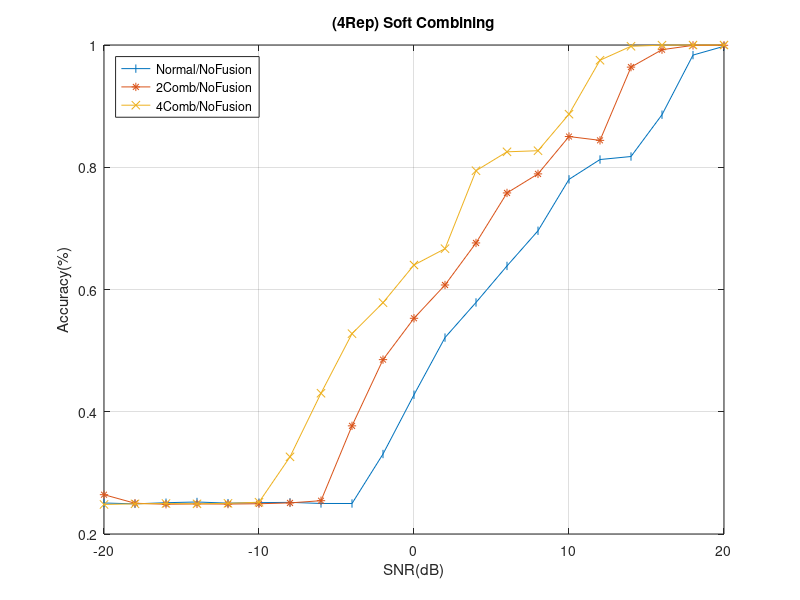
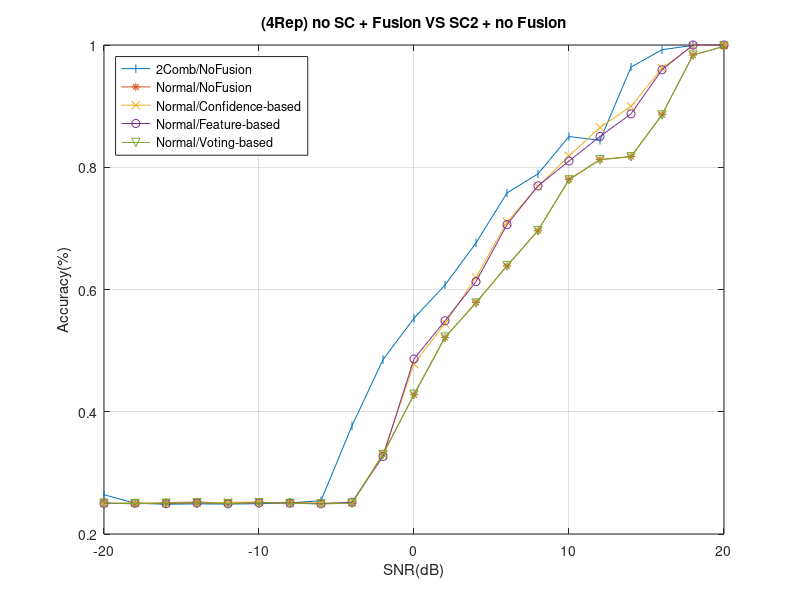
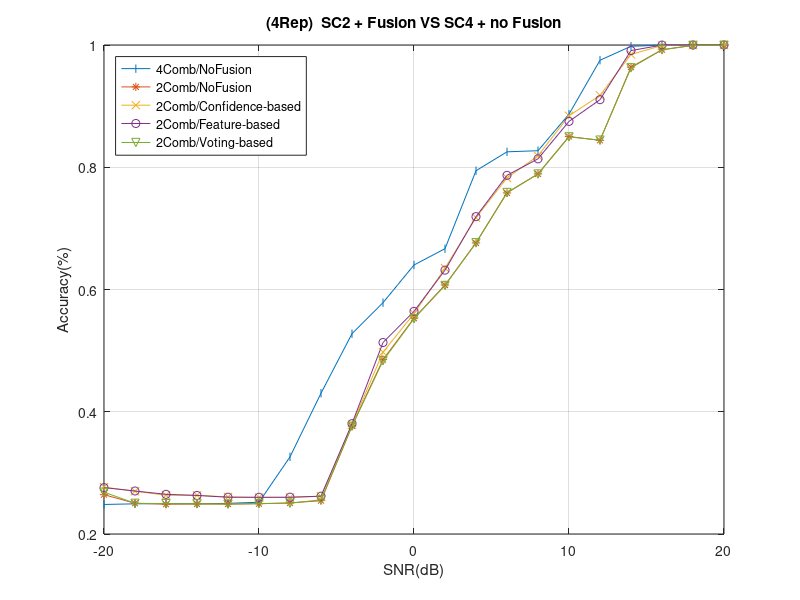
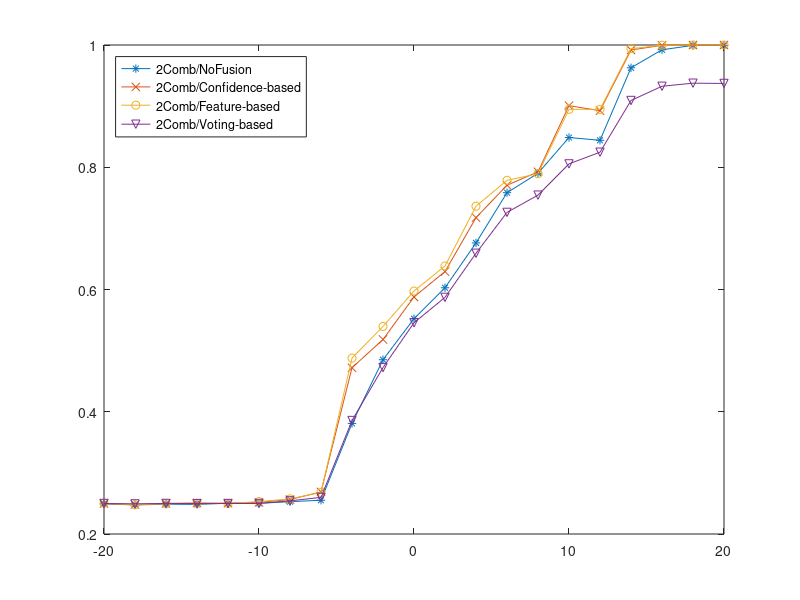

MATLAB code for these plots, in order:
clc; close all; clear;

snr = -20:2:20;
%% Rep4
acc_origin_no_rep4 = [0.250725000000000	0.249308333333333	0.251216666666667	0.252375000000000	0.250500000000000	0.251291666666667	0.251775000000000	0.249966666666667	0.249891666666667	0.330858333333333	0.427800000000000	0.521325000000000	0.578800000000000	0.638575000000000	0.696100000000000	0.780200000000000	0.812633333333333	0.817566666666667	0.885966666666667	0.983508333333333	0.997900000000000];
acc_origin_soft_rep4 = [0.249658333333333	0.251258333333333	0.250225000000000	0.250958333333333	0.251966666666667	0.252275000000000	0.250150000000000	0.250666666666667	0.251025000000000	0.330791666666667	0.478216666666667	0.544650000000000	0.619491666666667	0.710325000000000	0.768575000000000	0.818525000000000	0.865100000000000	0.899691666666667	0.962125000000000	0.998916666666667	1];
acc_origin_fc_rep4 = [0.250016666666667	0.250166666666667	0.249750000000000	0.250850000000000	0.249566666666667	0.250941666666667	0.250475000000000	0.249533333333333	0.251916666666667	0.326908333333333	0.486391666666667	0.548850000000000	0.612950000000000	0.706116666666667	0.769491666666667	0.810141666666667	0.850325000000000	0.887350000000000	0.959475000000000	0.999916666666667	1];
acc_origin_voting_rep4 = [0.250579166666667	0.249754166666667	0.250379166666667	0.251131250000000	0.249870833333333	0.251187500000000	0.250216666666667	0.249091666666667	0.250347916666667	0.330041666666667	0.428645833333333	0.522116666666667	0.577756250000000	0.639091666666667	0.696433333333333	0.779352083333333	0.812227083333333	0.817195833333333	0.885656250000000	0.983616666666667	0.997739583333333];

acc_add2_no_rep4 = [0.264325000000000	0.250316666666667	0.248691666666667	0.249258333333333	0.248966666666667	0.249491666666667	0.250875000000000	0.254500000000000	0.376950000000000	0.485275000000000	0.552933333333333	0.607375000000000	0.676166666666667	0.757983333333333	0.789158333333333	0.850250000000000	0.844008333333333	0.963808333333333	0.992333333333333	0.999391666666667	0.999575000000000];
acc_add2_soft_rep4 = [0.276750000000000	0.269975000000000	0.263475000000000	0.263400000000000	0.260625000000000	0.259700000000000	0.259750000000000	0.261725000000000	0.378658333333333	0.497466666666667	0.560583333333333	0.635025000000000	0.717583333333333	0.782533333333333	0.818666666666667	0.884183333333333	0.917591666666667	0.984583333333333	0.999008333333333	0.999975000000000	1];
acc_add2_fc_rep4 = [0.275883333333333	0.270358333333333	0.264900000000000	0.263066666666667	0.260175000000000	0.260108333333333	0.260200000000000	0.261858333333333	0.380508333333333	0.513266666666667	0.564250000000000	0.631658333333333	0.719166666666667	0.786766666666667	0.813791666666667	0.875025000000000	0.910558333333333	0.990883333333333	0.999883333333333	1	1];
acc_add2_voting_rep4 = [0.268487500000000	0.250208333333333	0.249687500000000	0.249362500000000	0.248908333333333	0.249862500000000	0.250408333333333	0.255904166666667	0.376204166666667	0.483491666666667	0.552312500000000	0.606558333333333	0.676495833333333	0.758704166666667	0.788875000000000	0.849666666666667	0.844375000000000	0.962662500000000	0.992108333333333	0.999383333333333	0.999570833333333];
acc_add4_no_rep4 = [0.248333333333333	0.249350000000000	0.249866666666667	0.249333333333333	0.250150000000000	0.252000000000000	0.326241666666667	0.430308333333333	0.527725000000000	0.578425000000000	0.640075000000000	0.666775000000000	0.794316666666667	0.825258333333333	0.827058333333333	0.886825000000000	0.975083333333333	0.997933333333333	0.999741666666667	0.999950000000000	0.999966666666667];

% Rep4 Result Graph
figure;
plot(snr, acc_origin_no_rep4, '-|'); hold on; grid on;
plot(snr, acc_add2_no_rep4, '-*'); hold on;
plot(snr, acc_add4_no_rep4, '-x'); hold on;
legend("Normal/NoFusion", "2Comb/NoFusion", "4Comb/NoFusion", 'Location', 'northwest')
xlabel("SNR(dB)")
ylabel("Accuracy(%)")
title("(4Rep) Soft Combining")

figure;
plot(snr, acc_add2_no_rep4, '-|'); hold on; grid on;
plot(snr, acc_origin_no_rep4, '-*'); hold on; grid on;
plot(snr, acc_origin_soft_rep4, '-x'); hold on;
plot(snr, acc_origin_fc_rep4, '-o'); hold on;
plot(snr, acc_origin_voting_rep4, '-v'); hold on;
legend("2Comb/NoFusion", "Normal/NoFusion", "Normal/Confidence-based", "Normal/Feature-based", "Normal/Voting-based", 'Location', 'northwest')
xlabel("SNR(dB)")
ylabel("Accuracy(%)")
title("(4Rep) no SC + Fusion VS SC2 + no Fusion")

figure;
plot(snr, acc_add4_no_rep4, '-|'); hold on; grid on;
plot(snr, acc_add2_no_rep4, '-*'); hold on;
plot(snr, acc_add2_soft_rep4, '-x'); hold on;
plot(snr, acc_add2_fc_rep4, '-o'); hold on;
plot(snr, acc_add2_voting_rep4, '-v'); hold on;
legend("4Comb/NoFusion", "2Comb/NoFusion", "2Comb/Confidence-based", "2Comb/Feature-based", "2Comb/Voting-based", 'Location', 'northwest'); 
xlabel("SNR(dB)")
ylabel("Accuracy(%)")
title("(4Rep)  SC2 + Fusion VS SC4 + no Fusion")

% % % Rep4 Total
% % figure;
% % plot(snr, acc_origin_no_rep4, '-x'); hold on; grid on;
% % plot(snr, acc_origin_soft_rep4, '-x'); hold on;
% % plot(snr, acc_origin_fc_rep4, '-x'); hold on;
% % plot(snr, acc_origin_voting_rep4, '-x'); hold on;
% % plot(snr, acc_add2_no_rep4, '-x'); hold on;
% % plot(snr, acc_add2_soft_rep4, '-x'); hold on;
% % plot(snr, acc_add2_fc_rep4, '-x'); hold on;
% % plot(snr, acc_add2_voting_rep4, '-x'); hold on;
% % plot(snr, acc_add4_no_rep4, '-x'); hold on;
% % legend("Origin|No|Rep4", "Origin|Soft|Rep4", "Origin|FC|Rep4", "Origin|Voting|Rep4", "Add2|No|Rep4", "Add2|Soft|Rep4", "Add2|FC|Rep4", "Add2|Voting|Rep4","Add4|No|Rep4", 'Location', 'northwest')
% % xlabel("SNR(dB)")
% % ylabel("Accuracy(%)")
% % % title("(4Rep) Total Result")
%% Rep 8
% acc_origin_no_rep8 = [0.251750000000000	0.247500000000000	0.247250000000000	0.255083333333333	0.251333333333333	0.249916666666667	0.251166666666667	0.248333333333333	0.250500000000000	0.329750000000000	0.429583333333333	0.519416666666667	0.571750000000000	0.634916666666667	0.693750000000000	0.784250000000000	0.809416666666667	0.818416666666667	0.882500000000000	0.983250000000000	0.998000000000000];
% acc_origin_soft_rep8 = [0.248750000000000	0.251750000000000	0.247833333333333	0.256250000000000	0.249583333333333	0.252500000000000	0.248250000000000	0.249833333333333	0.251416666666667	0.365583333333333	0.506583333333333	0.566416666666667	0.652250000000000	0.743583333333333	0.788666666666667	0.844333333333333	0.897416666666667	0.933166666666667	0.983916666666667	1	1];
% acc_origin_fc_rep8 = [0.249250000000000	0.248833333333333	0.247166666666667	0.255416666666667	0.250833333333333	0.250583333333333	0.248583333333333	0.249000000000000	0.249916666666667	0.353583333333333	0.507833333333333	0.567333333333333	0.647166666666667	0.747500000000000	0.810833333333333	0.874500000000000	0.922000000000000	0.953666666666667	0.990583333333333	1	1];
% acc_origin_voting_rep8 = [0.250697916666667	0.250625000000000	0.248291666666667	0.251854166666667	0.250322916666667	0.248656250000000	0.250177083333333	0.249729166666667	0.251531250000000	0.331927083333333	0.426875000000000	0.519468750000000	0.574562500000000	0.634437500000000	0.686666666666667	0.764531250000000	0.792500000000000	0.797322916666667	0.861291666666667	0.952750000000000	0.966687500000000];

acc_add2_no_rep8 = [0.249266666666667	0.247558333333333	0.248758333333333	0.248483333333333	0.250325000000000	0.250208333333333	0.252883333333333	0.255250000000000	0.380891666666667	0.485075000000000	0.552175000000000	0.602858333333333	0.676216666666667	0.758375000000000	0.790208333333333	0.848675000000000	0.844100000000000	0.962708333333333	0.992208333333333	0.999375000000000	0.999550000000000];
acc_add2_soft_rep8 = [0.249825000000000	0.248333333333333	0.250066666666667	0.250666666666667	0.250416666666667	0.251741666666667	0.256408333333333	0.268891666666667	0.471966666666667	0.518208333333333	0.587858333333333	0.629283333333333	0.717525000000000	0.770625000000000	0.792466666666667	0.900766666666667	0.892525000000000	0.991833333333333	0.999441666666667	1	1];
acc_add2_fc_rep8 = [0.250075000000000	0.247725000000000	0.249650000000000	0.250300000000000	0.249758333333333	0.253075000000000	0.257375000000000	0.268033333333333	0.487750000000000	0.539566666666667	0.597433333333333	0.638491666666667	0.736250000000000	0.778608333333333	0.789391666666667	0.894750000000000	0.894758333333333	0.993975000000000	0.999600000000000	1	1];
acc_add2_voting_rep8 = [0.249954166666667	0.249275000000000	0.250016666666667	0.249766666666667	0.249893750000000	0.250000000000000	0.254227083333333	0.259935416666667	0.385662500000000	0.472268750000000	0.545629166666667	0.587122916666667	0.659293750000000	0.726168750000000	0.754397916666667	0.805502083333333	0.824618750000000	0.909225000000000	0.932527083333333	0.937562500000000	0.937122916666667];
% acc_add4_no_rep8 = [0.241500000000000	0.244333333333333	0.248666666666667	0.251333333333333	0.250333333333333	0.261500000000000	0.320250000000000	0.429000000000000	0.517500000000000	0.579583333333333	0.642000000000000	0.669250000000000	0.790916666666667	0.830000000000000	0.825666666666667	0.884000000000000	0.975500000000000	0.998166666666667	0.999750000000000	0.999833333333333	1];
% acc_add4_soft_rep8 = [0.248916666666667	0.246250000000000	0.244833333333333	0.245166666666667	0.245083333333333	0.246583333333333	0.315083333333333	0.455500000000000	0.539916666666667	0.591250000000000	0.648500000000000	0.664166666666667	0.707000000000000	0.739000000000000	0.744166666666667	0.797083333333333	0.828166666666667	0.856500000000000	0.911750000000000	0.967750000000000	0.995083333333333];
% acc_add4_fc_rep8 = [0.246916666666667	0.246916666666667	0.246833333333333	0.246416666666667	0.246166666666667	0.247750000000000	0.316250000000000	0.467583333333333	0.552666666666667	0.592166666666667	0.647583333333333	0.664166666666667	0.718000000000000	0.749750000000000	0.759000000000000	0.824916666666667	0.901666666666667	0.980666666666667	0.999583333333333	1	1];
% acc_add4_voting_rep8 = [0.245625000000000	0.250291666666667	0.248375000000000	0.247583333333333	0.249958333333333	0.256916666666667	0.339458333333333	0.444708333333333	0.535583333333333	0.563250000000000	0.618166666666667	0.618875000000000	0.731125000000000	0.771750000000000	0.750291666666667	0.828166666666667	0.860541666666667	0.878333333333333	0.875625000000000	0.899541666666667	0.930041666666667];

% % Rep8 Result Graph
% figure;
% plot(snr, acc_origin_no_rep8, '-|'); hold on; grid on;
% plot(snr, acc_add2_no_rep8, '-*'); hold on;
% plot(snr, acc_add4_no_rep8, '-x'); hold on;
% legend("Normal/NoFusion", "2Comb/NoFusion", "4Comb/NoFusion", 'Location', 'northwest')
% xlabel("SNR(dB)")
% ylabel("Accuracy(%)")
% % title("(8Rep) Soft Combining")
% 
% figure;
% plot(snr, acc_add2_no_rep8, '-|'); hold on; grid on;
% plot(snr, acc_origin_no_rep8, '-*'); hold on;
% plot(snr, acc_origin_soft_rep8, '-x'); hold on;
% plot(snr, acc_origin_fc_rep8, '-o'); hold on;
% plot(snr, acc_origin_voting_rep8, '-v'); hold on;
% legend("2Comb/NoFusion","Normal/NoFusion", "Normal/Confidence-based", "Normal/Feature-based", "Normal/Voting-based", 'Location', 'northwest')
% xlabel("SNR(dB)")
% ylabel("Accuracy(%)")
% % title("(8Rep) no SC + Fusion VS SC2 + no Fusion")
% 
figure;
% plot(snr, acc_add4_no_rep8, '-|'); hold on; grid on;
plot(snr, acc_add2_no_rep8, '-*'); hold on;
plot(snr, acc_add2_soft_rep8, '-x'); hold on;
plot(snr, acc_add2_fc_rep8, '-o'); hold on;
plot(snr, acc_add2_voting_rep8, '-v'); hold on;
legend("2Comb/NoFusion", "2Comb/Confidence-based", "2Comb/Feature-based", "2Comb/Voting-based", 'Location', 'northwest') % "4Comb/NoFusion", 
% xlabel("SNR(dB)")
% ylabel("Accuracy(%)")
% % title("(8Rep)  SC2 + Fusion VS SC4 + no Fusion")
% 
% % figure;
% % plot(snr, acc_add4_no_rep8, '-x'); hold on; grid on;
% % plot(snr, acc_add4_soft_rep8, '-x'); hold on;
% % plot(snr, acc_add4_fc_rep8, '-x'); hold on;
% % plot(snr, acc_add4_voting_rep8, '-x'); hold on;
% % legend("Add4|No|Rep8", "Add4|Soft|Rep8", "Add4|FC|Rep8", "Add4|Voting|Rep8", 'Location', 'northwest')
% % xlabel("SNR(dB)")
% % ylabel("Accuracy(%)")
% % title("(8Rep)  SC4 + Fusion")
% 
% % % Rep8 Total
% % figure;
% % plot(snr, acc_origin_no_rep8, '-x'); hold on;
% % plot(snr, acc_origin_soft_rep8, '-x'); hold on;
% % plot(snr, acc_origin_fc_rep8, '-x'); hold on;
% % plot(snr, acc_origin_voting_rep8, '-x'); hold on;
% % plot(snr, acc_add2_no_rep8, '-x'); hold on;
% % plot(snr, acc_add2_soft_rep8, '-x'); hold on;
% % plot(snr, acc_add2_fc_rep8, '-x'); hold on;
% % plot(snr, acc_add2_voting_rep8, '-x'); hold on;
% % plot(snr, acc_add4_no_rep4, '-x'); hold on;
% % plot(snr, acc_add4_soft_rep8, '-x'); hold on;
% % plot(snr, acc_add4_fc_rep8, '-x'); hold on;
% % plot(snr, acc_add4_voting_rep8, '-x'); hold on;
% % legend("Origin|No|Rep8", "Origin|Soft|Rep8", "Origin|FC|Rep8", "Origin|Voting|Rep8", "Add2|No|Rep8", "Add2|Soft|Rep8", "Add2|FC|Rep8", "Add2|Voting|Rep8","Add4|No|Rep8", "Add4|Soft|Rep8", "Add4|FC|Rep8", "Add4|Voting|Rep8", 'Location', 'northwest')
% % xlabel("SNR(dB)")
% % ylabel("Accuracy(%)")
% % title("(8Rep) Total Result")
% %% Rep16
% acc_origin_no_rep16 = [0.246666666666667	0.252083333333333	0.248750000000000	0.245416666666667	0.252833333333333	0.246500000000000	0.244833333333333	0.246333333333333	0.246750000000000	0.247666666666667	0.401416666666667	0.504333333333333	0.556416666666667	0.609833333333333	0.696583333333333	0.773250000000000	0.803500000000000	0.800250000000000	0.857250000000000	0.913000000000000	0.993166666666667];
% acc_origin_soft_rep16 = [0.244416666666667	0.244416666666667	0.247083333333333	0.247000000000000	0.243083333333333	0.243916666666667	0.240666666666667	0.241833333333333	0.242583333333333	0.251250000000000	0.475500000000000	0.541166666666667	0.615000000000000	0.714250000000000	0.776583333333333	0.830000000000000	0.878833333333333	0.905666666666667	0.956833333333333	0.991750000000000	1];
% acc_origin_fc_rep16 = [0.248166666666667	0.248166666666667	0.246833333333333	0.242333333333333	0.244250000000000	0.245166666666667	0.244500000000000	0.243250000000000	0.241416666666667	0.252666666666667	0.476750000000000	0.543500000000000	0.612000000000000	0.714083333333333	0.800500000000000	0.864333333333333	0.917166666666667	0.939250000000000	0.975166666666667	0.996750000000000	1];
% acc_origin_voting_rep16 = [0.248286458333333	0.250911458333333	0.248145833333333	0.249166666666667	0.249489583333333	0.250062500000000	0.250484375000000	0.249552083333333	0.251223958333333	0.256114583333333	0.406770833333333	0.500718750000000	0.553119791666667	0.607416666666667	0.688416666666667	0.755739583333333	0.784437500000000	0.781687500000000	0.835838541666667	0.886901041666667	0.962520833333333];
% 
% acc_add2_no_rep16 = [0.246750000000000	0.251833333333333	0.252833333333333	0.254666666666667	0.252500000000000	0.249166666666667	0.247916666666667	0.250500000000000	0.351583333333333	0.460666666666667	0.537583333333333	0.573666666666667	0.649500000000000	0.721083333333333	0.770833333333333	0.795750000000000	0.819166666666667	0.968000000000000	0.986500000000000	0.997833333333333	0.999583333333333];
% acc_add2_soft_rep16 = [0.246416666666667	0.248750000000000	0.247333333333333	0.246666666666667	0.248833333333333	0.249750000000000	0.248833333333333	0.247750000000000	0.376083333333333	0.521166666666667	0.538833333333333	0.620500000000000	0.681500000000000	0.709416666666667	0.734833333333333	0.750333333333333	0.787500000000000	0.921500000000000	0.988666666666667	0.999500000000000	1];
% acc_add2_fc_rep16 = [0.246416666666667	0.246750000000000	0.250666666666667	0.248916666666667	0.251583333333333	0.249250000000000	0.250666666666667	0.247166666666667	0.375416666666667	0.535250000000000	0.544416666666667	0.611416666666667	0.676833333333333	0.715583333333333	0.740166666666667	0.763583333333333	0.805333333333333	0.977500000000000	0.999833333333333	1	1];
% acc_add2_voting_rep16 = [0.248989583333333	0.248833333333333	0.247885416666667	0.247645833333333	0.252895833333333	0.251510416666667	0.250093750000000	0.251927083333333	0.351875000000000	0.477312500000000	0.513645833333333	0.593281250000000	0.628520833333333	0.700468750000000	0.759020833333333	0.762927083333333	0.784583333333333	0.908281250000000	0.927687500000000	0.935854166666667	0.937104166666667];
% 
% acc_add4_no_rep16 = [0.247583333333333	0.245916666666667	0.255333333333333	0.249000000000000	0.245916666666667	0.257583333333333	0.261000000000000	0.416750000000000	0.491166666666667	0.550000000000000	0.592583333333333	0.695250000000000	0.755166666666667	0.801000000000000	0.804833333333333	0.855500000000000	0.961000000000000	0.996416666666667	0.999250000000000	0.999916666666667	0.999916666666667];
% acc_add4_soft_rep16 = [0.246333333333333	0.254666666666667	0.249833333333333	0.247000000000000	0.245583333333333	0.248166666666667	0.254666666666667	0.420750000000000	0.501583333333333	0.565500000000000	0.633000000000000	0.675083333333333	0.709250000000000	0.714083333333333	0.709166666666667	0.773916666666667	0.838666666666667	0.884583333333333	0.942750000000000	0.980500000000000	0.997416666666667];
% acc_add4_fc_rep16 = [0.244166666666667	0.248333333333333	0.245166666666667	0.246833333333333	0.240166666666667	0.245500000000000	0.255583333333333	0.432166666666667	0.520583333333333	0.567666666666667	0.625166666666667	0.684666666666667	0.712416666666667	0.721583333333333	0.717583333333333	0.801416666666667	0.916750000000000	0.989250000000000	0.999916666666667	1	1];
% acc_add4_voting_rep16 = [0.249583333333333	0.250625000000000	0.251312500000000	0.250145833333333	0.245416666666667	0.253354166666667	0.263937500000000	0.407312500000000	0.492895833333333	0.577791666666667	0.599666666666667	0.640562500000000	0.702375000000000	0.738854166666667	0.726416666666667	0.847604166666667	0.862583333333333	0.874770833333333	0.889333333333333	0.892333333333333	0.943729166666667];
% 
% % Rep16 Result Graph
% figure;
% plot(snr, acc_origin_no_rep16, '-|'); hold on; grid on;
% plot(snr, acc_add2_no_rep16, '-*'); hold on;
% plot(snr, acc_add4_no_rep16, '-x'); hold on;
% legend("Normal/NoFusion", "2Comb/NoFusion", "4Comb/NoFusion", 'Location', 'northwest')
% xlabel("SNR(dB)")
% ylabel("Accuracy(%)")
% % title("(16Rep) Soft Combining")
% 
% figure;
% plot(snr, acc_add2_no_rep16, '-|'); hold on; grid on;
% plot(snr, acc_origin_no_rep16, '-*'); hold on;
% plot(snr, acc_origin_soft_rep16, '-x'); hold on;
% plot(snr, acc_origin_fc_rep16, '-o'); hold on;
% plot(snr, acc_origin_voting_rep16, '-v'); hold on;
% legend("2Comb/NoFusion","Normal/NoFusion", "Normal/Confidence-based", "Normal/Feature-based", "Normal/Voting-based", 'Location', 'northwest')
% xlabel("SNR(dB)")
% ylabel("Accuracy(%)")
% % title("(16Rep) no SC + Fusion VS SC2 + no Fusion")
% 
% figure;
% plot(snr, acc_add4_no_rep16, '-|'); hold on; grid on;
% plot(snr, acc_add2_no_rep16, '-*'); hold on;
% plot(snr, acc_add2_soft_rep16, '-x'); hold on;
% plot(snr, acc_add2_fc_rep16, '-o'); hold on;
% plot(snr, acc_add2_voting_rep16, '-v'); hold on;
% legend("4Comb/NoFusion", "2Comb/NoFusion", "2Comb/Confidence-based", "2Comb/Feature-based", "2Comb/Voting-based", 'Location', 'northwest')
% xlabel("SNR(dB)")
% ylabel("Accuracy(%)")
% % title("(16Rep)  SC2 + Fusion VS SC4 + no Fusion")
% 
% % figure;
% % plot(snr, acc_add4_no_rep16, '-x'); hold on;
% % plot(snr, acc_add4_soft_rep16, '-x'); hold on;
% % plot(snr, acc_add4_fc_rep16, '-x'); hold on;
% % plot(snr, acc_add4_voting_rep16, '-x'); hold on;
% % legend("Add4|No|Rep16", "Add4|Soft|Rep16", "Add4|FC|Rep16", "Add4|Voting|Rep16", 'Location', 'northwest')
% % xlabel("SNR(dB)")
% % ylabel("Accuracy(%)")
% % title("(16Rep)  SC4 + Fusion")
% % 
% % % Rep16 Total
% % figure;
% % plot(snr, acc_origin_no_rep16, '-x'); hold on;
% % plot(snr, acc_origin_soft_rep16, '-x'); hold on;
% % plot(snr, acc_origin_fc_rep16, '-x'); hold on;
% % plot(snr, acc_origin_voting_rep16, '-x'); hold on;
% % plot(snr, acc_add2_no_rep16, '-x'); hold on;
% % plot(snr, acc_add2_soft_rep16, '-x'); hold on;
% % plot(snr, acc_add2_fc_rep16, '-x'); hold on;
% % plot(snr, acc_add2_voting_rep16, '-x'); hold on;
% % plot(snr, acc_add4_no_rep16, '-x'); hold on;
% % plot(snr, acc_add4_soft_rep16, '-x'); hold on;
% % plot(snr, acc_add4_fc_rep16, '-x'); hold on;
% % plot(snr, acc_add4_voting_rep16, '-x'); hold on;
% % legend("Origin|No|Rep16", "Origin|Soft|Rep16", "Origin|FC|Rep16", "Origin|Voting|Rep16", "Add2|No|Rep16", "Add2|Soft|Rep16", "Add2|FC|Rep16", "Add2|Voting|Rep16","Add4|No|Rep16", "Add4|Soft|Rep16", "Add4|FC|Rep16", "Add4|Voting|Rep16", 'Location', 'northwest')
% % xlabel("SNR(dB)")
% % ylabel("Accuracy(%)")
% % title("(16Rep) Total Result")
% %% 결과 분석
% 
% %
% % figure;
% % plot(snr, acc_origin_no_rep4, '-x'); hold on;
% % plot(snr, acc_origin_no_rep8, '-x'); hold on;
% % plot(snr, acc_origin_no_rep16, '-x'); hold on;
% % legend("Origin|No|Rep4", "Origin|No|Rep8", "Origin|No|Rep16", 'Location', 'northwest')
% % xlabel("SNR(dB)")
% % ylabel("Accuracy(%)")
% % title("Origin|Difference Rep Result")
% % 
% % figure;
% % plot(snr, acc_add2_no_rep4, '-x'); hold on;
% % plot(snr, acc_add2_no_rep8, '-x'); hold on;
% % plot(snr, acc_add2_no_rep16, '-x'); hold on;
% % legend("Add2|No|Rep4", "Add2|No|Rep8", "Add2|No|Rep16", 'Location', 'northwest')
% % xlabel("SNR(dB)")
% % ylabel("Accuracy(%)")
% % title("SC2|Difference Rep Result")
% % 
% % figure;
% % plot(snr, acc_add4_no_rep4, '-x'); hold on;
% % plot(snr, acc_add4_no_rep8, '-x'); hold on;
% % plot(snr, acc_add4_no_rep16, '-x'); hold on;
% % legend("Add4|No|Rep4", "Add4|No|Rep8", "Add4|No|Rep16", 'Location', 'northwest')
% % xlabel("SNR(dB)")
% % ylabel("Accuracy(%)")
% % title("SC4|Difference Rep Result")
% % 
% % % 
% % figure;
% % plot(snr, acc_origin_fc_rep4, '-x'); hold on;
% % plot(snr, acc_origin_fc_rep8, '-x'); hold on;
% % plot(snr, acc_origin_fc_rep16, '-x'); hold on;
% % legend("Origin|FC|Rep4", "Origin|FC|Rep8", "Origin|FC|Rep16", 'Location', 'northwest')
% % xlabel("SNR(dB)")
% % ylabel("Accuracy(%)")
% % title("Origin|Difference Rep Result")
% % 
% % figure;
% % plot(snr, acc_add2_fc_rep4, '-x'); hold on;
% % plot(snr, acc_add2_fc_rep8, '-x'); hold on;
% % plot(snr, acc_add2_fc_rep16, '-x'); hold on;
% % legend("Add2|FC|Rep4", "Add2|FC|Rep8", "Add2|FC|Rep16", 'Location', 'northwest')
% % xlabel("SNR(dB)")
% % ylabel("Accuracy(%)")
% % title("SC2|Difference Rep Result")
% % 
% % figure;
% % plot(snr, acc_add4_no_rep4, '-x'); hold on;
% % plot(snr, acc_add4_fc_rep8, '-x'); hold on;
% % plot(snr, acc_add4_fc_rep16, '-x'); hold on;
% % legend("Add4|No|Rep4", "Add4|FC|Rep8", "Add4|FC|Rep16", 'Location', 'northwest')
% % xlabel("SNR(dB)")
% % ylabel("Accuracy(%)")
% % title("SC4|Difference Rep Result")